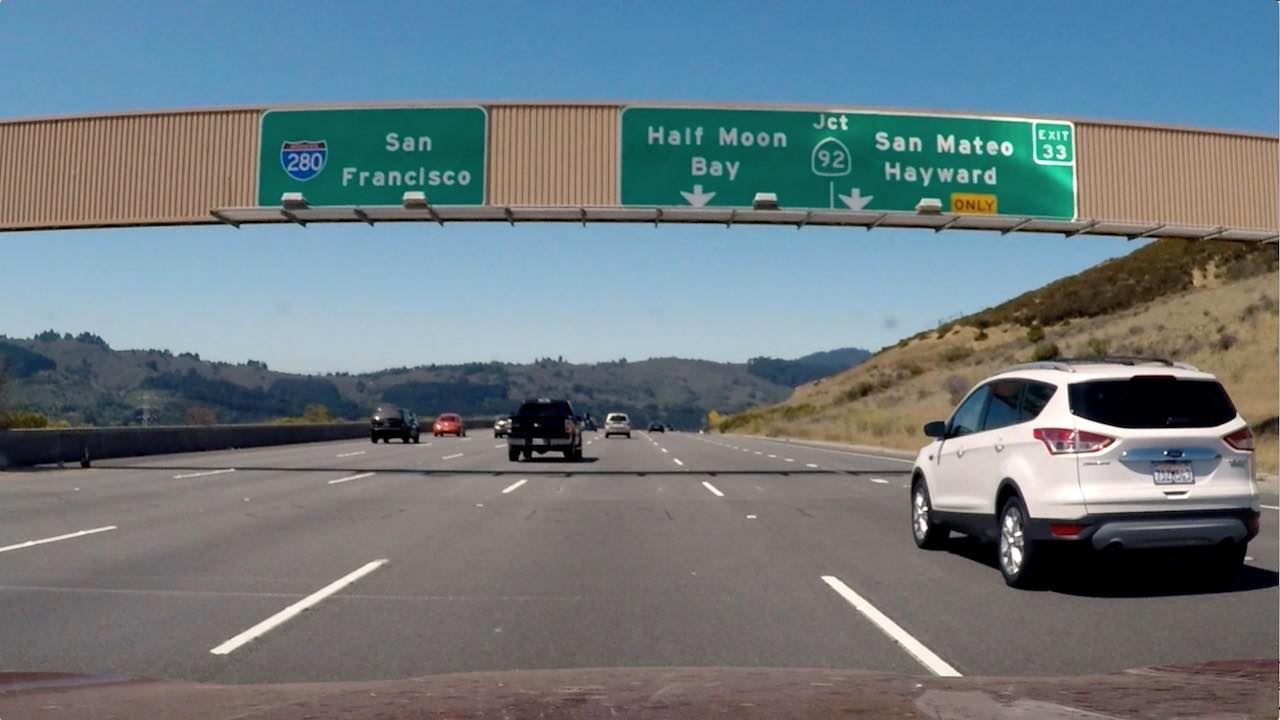
#> input picture test_image.png, 1280 x 720 px
$ python -i visualizer.py   (imports and definitions only)   (older library calls are emulated)
#> lines starting #> are read from the running program, lines starting #| are printed output that depends on the picture
### image_processing.py
import cv2
import numpy as np

def sobel_operator(gray, orient='x', sobel_kernel=3, thresh=(0, 255)):
    """
    Performs sobel operator in x or y direction
    :param gray: Input grayscale image
    :param orient: Either performs sobel operator in 'x' or 'y' direction
    :param sobel_kernel: Kernel size of sobel operator
    :param thresh: Applied lower and upper threshold
    :return: Binary image with sobel operator information
    """

    # Take the derivative in x or y given orient = 'x' or 'y'
    if orient == 'x':
        sobel = cv2.Sobel(gray, cv2.CV_64F, 1, 0, ksize=sobel_kernel)
    else:
        sobel = cv2.Sobel(gray, cv2.CV_64F, 0, 1, ksize=sobel_kernel)

    # Take the absolute value of the derivative or gradient
    abs_sobel = np.absolute(sobel)
    # Scale to 8-bit (0 - 255) then convert to type = np.uint8
    scaled_sobel = np.uint8(255 * abs_sobel / np.max(abs_sobel))
    # Create a mask of 1's where the scaled gradient magnitude
    sobel_binary = np.zeros_like(scaled_sobel)
    sobel_binary[(scaled_sobel >= thresh[0]) & (scaled_sobel <= thresh[1])] = 1
    # Return this mask as binary_output image
    return sobel_binary

def gradient_magnitude(gray, sobel_kernel=3, thresh=(0, 255)):
    """
    Performs gradient magnitude
    :param gray: Input grayscale image
    :param sobel_kernel: Kernel size of sobel operator
    :param thresh: Applied lower and upper threshold
    :return: Binary image with gradient magnitude information
    """
    # Take the gradient in x and y separately
    sobelx = cv2.Sobel(gray, cv2.CV_64F, 1, 0, ksize=sobel_kernel)
    sobely = cv2.Sobel(gray, cv2.CV_64F, 0, 1, ksize=sobel_kernel)
    # Calculate the magnitude
    magn = np.sqrt(sobelx * sobelx + sobely * sobely)
    # Scale to 8-bit (0 - 255) and convert to type = np.uint8
    scaled_magn = np.uint8(255 * magn / np.max(magn))
    # Create a binary mask where mag thresholds are met
    gradient_magnitude_binary = np.zeros_like(scaled_magn)
    gradient_magnitude_binary[(scaled_magn >= thresh[0]) & (scaled_magn <= thresh[1])] = 255
    # Return this mask as your binary_output image
    return gradient_magnitude_binary

def gradient_orientation(gray, sobel_kernel=3, thresh=(0, np.pi / 2)):
    """
    Performs gradient orientation
    :param gray: Input grayscale image
    :param sobel_kernel: Kernel size of sobel operator
    :param thresh: Applied lower and upper threshold
    :return: Binary image with gradient orientation information
    """
    # Take the gradient in x and y separately
    sobelx = cv2.Sobel(gray, cv2.CV_64F, 1, 0, ksize=sobel_kernel)
    sobely = cv2.Sobel(gray, cv2.CV_64F, 0, 1, ksize=sobel_kernel)
    # Take the absolute value of the x and y gradients
    abs_sobelx = np.absolute(sobelx)
    abs_sobely = np.absolute(sobely)
    # Use np.arctan2(abs_sobely, abs_sobelx) to calculate the orientation of the gradient
    orientation = np.arctan2(abs_sobely, abs_sobelx)
    # Create a binary mask where orientation thresholds are met
    gradient_orientation_binary = np.zeros_like(orientation)
    gradient_orientation_binary[(orientation >= thresh[0]) & (orientation <= thresh[1])] = 1
    # Return this mask as your binary_output image
    return gradient_orientation_binary

### visualizer.py
import matplotlib.pyplot as plt
import matplotlib.patches as patches
import numpy as np
import cv2
import image_processing

# [26 lines left out: functions plot_two_images, plot_result, save_image, not called in this run]


def plot_colorspaces(image, save_directory=''):
    # Perform transformations
    original = cv2.cvtColor(image, cv2.COLOR_BGR2RGB)
    gray = cv2.cvtColor(image, cv2.COLOR_BGR2GRAY)
    hls = cv2.cvtColor(image, cv2.COLOR_BGR2HLS)

    f, axarr = plt.subplots(3, 4, figsize=(24, 12))
    f.tight_layout()
    axarr[0, 0].imshow(original)
    axarr[0, 0].set_title('Original', fontsize=20)
    axarr[0, 1].imshow(original[:,:,0], cmap='gray')
    gray = original[:,:,0]
    axarr[0, 1].set_title('Red channel', fontsize=20)
    axarr[0, 2].imshow(original[:,:,1], cmap='gray')
    axarr[0, 2].set_title('Green channel', fontsize=20)
    axarr[0, 3].imshow(original[:,:,2], cmap='gray')
    axarr[0, 3].set_title('Blue channel', fontsize=20)
    axarr[1, 0].imshow(gray, cmap='gray')
    axarr[1, 0].set_title('Gray channel', fontsize=20)
    axarr[1, 1].imshow(hls[:,:,0], cmap='gray')
    axarr[1, 1].set_title('Hue channel', fontsize=20)
    axarr[1, 2].imshow(hls[:,:,1], cmap='gray')
    axarr[1, 2].set_title('Lightness channel', fontsize=20)
    axarr[1, 3].imshow(hls[:,:,2], cmap='gray')
    axarr[1, 3].set_title('Saturation channel', fontsize=20)
    axarr[2, 0].imshow(image_processing.sobel_operator(
        gray,orient='x',thresh=[10,255]), cmap='gray')
    axarr[2, 0].set_title('Sobel x', fontsize=20)
    axarr[2, 1].imshow(image_processing.sobel_operator(
        gray,orient='y',thresh=[30,255]), cmap='gray')
    axarr[2, 1].set_title('Sobel y', fontsize=20)
    axarr[2, 2].imshow(image_processing.gradient_magnitude(
        gray,thresh=[30,255]), cmap='gray')
    axarr[2, 2].set_title('Gradient magnitude', fontsize=20)
    axarr[2, 3].imshow(image_processing.gradient_orientation(
        gray,thresh=[0.7,1.3]
    ), cmap='gray')
    axarr[2, 3].set_title('Gradient orientation', fontsize=20)
    plt.subplots_adjust(left=0., right=1, top=1, bottom=0.)
    plt.show()
    if save_directory:
        f.savefig(save_directory + 'colorspaces')

    plt.close(f)

# [123 lines left out: functions plot_polynomial_fit, plot_two_times_four_images, plot_perspective_transform, plot_histogram, get_result, plot_history, not called in this run]

>>> import cv2
>>> picture = cv2.imread('test_image.png')
#> picture is the input picture: shape (720, 1280, 3); mean B, G, R 127.5, 121.6, 109.2
>>> result = plot_colorspaces(picture)
#> in plot_colorspaces, `hls = cv2.cvtColor(image, cv2.COLOR_BGR2HLS)`: hls: shape (720, 1280, 3); mean of channels 0, 1, 2 60.2, 118.8, 64.7
#> in plot_colorspaces, `gray = original[:,:,0]`:
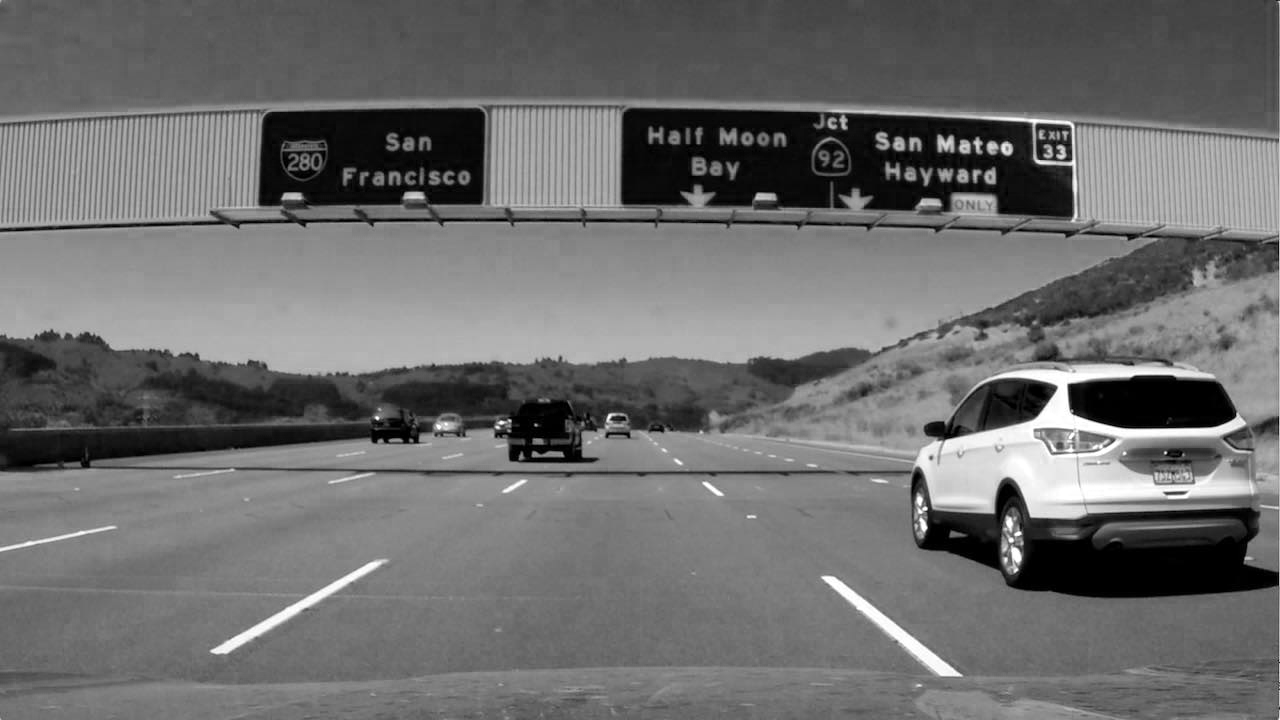
#> gray: shape (720, 1280); min 0, max 255, mean 109.2
#> call 2 of sobel_operator, with orient = 'y', sobel_kernel = 3
#> in sobel_operator (call 2), `sobel = cv2.Sobel(gray, cv2.CV_64F, 0, 1, ksize=sobel_kernel)`:
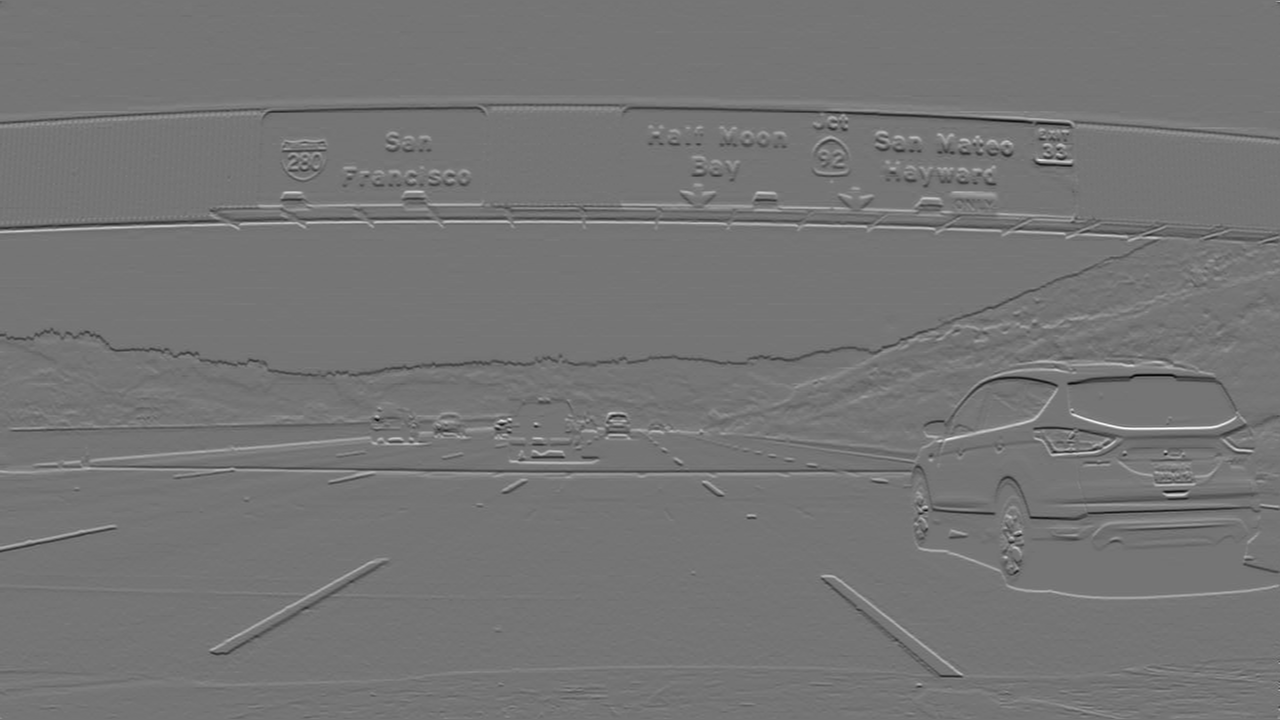
#> sobel: shape (720, 1280) float64; min -796, max 934, mean 0.4; drawn with min black and max white
#> in gradient_magnitude, `magn = np.sqrt(sobelx * sobelx + sobely * sobely)`:
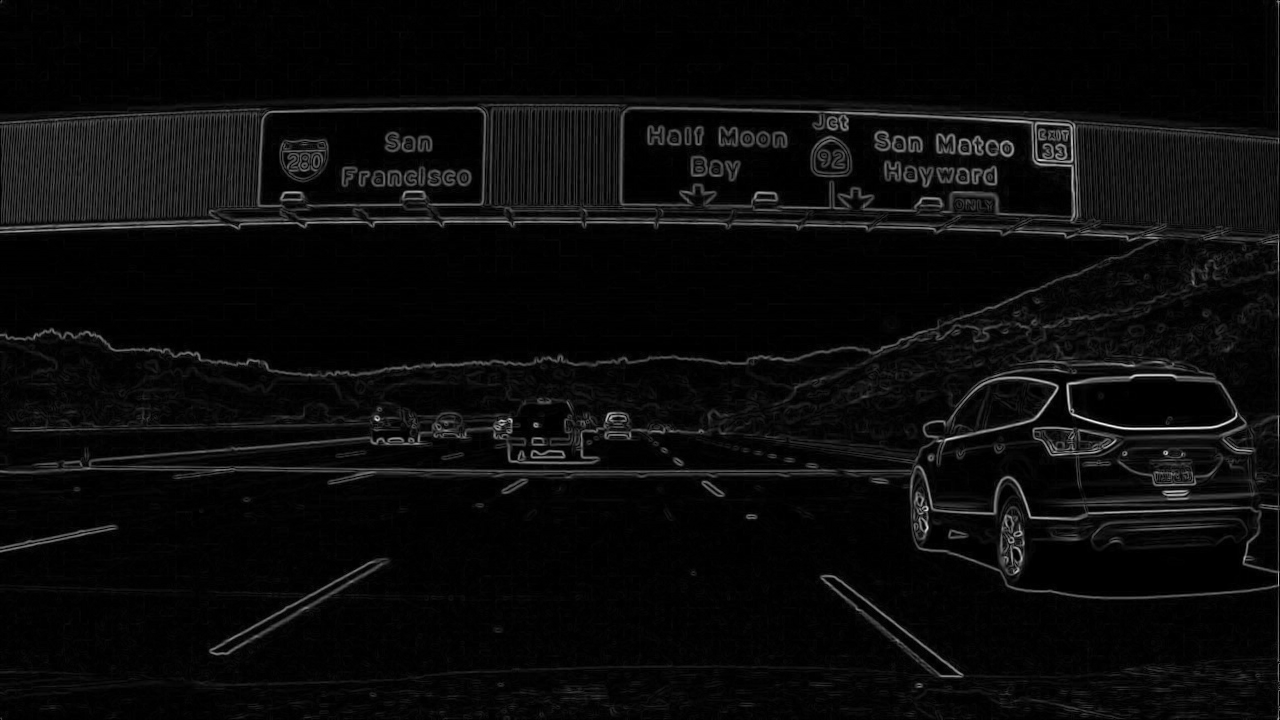
#> magn: shape (720, 1280) float64; min 0, max 934, mean 40; drawn with min black and max white
#> in gradient_orientation, `orientation = np.arctan2(abs_sobely, abs_sobelx)`:
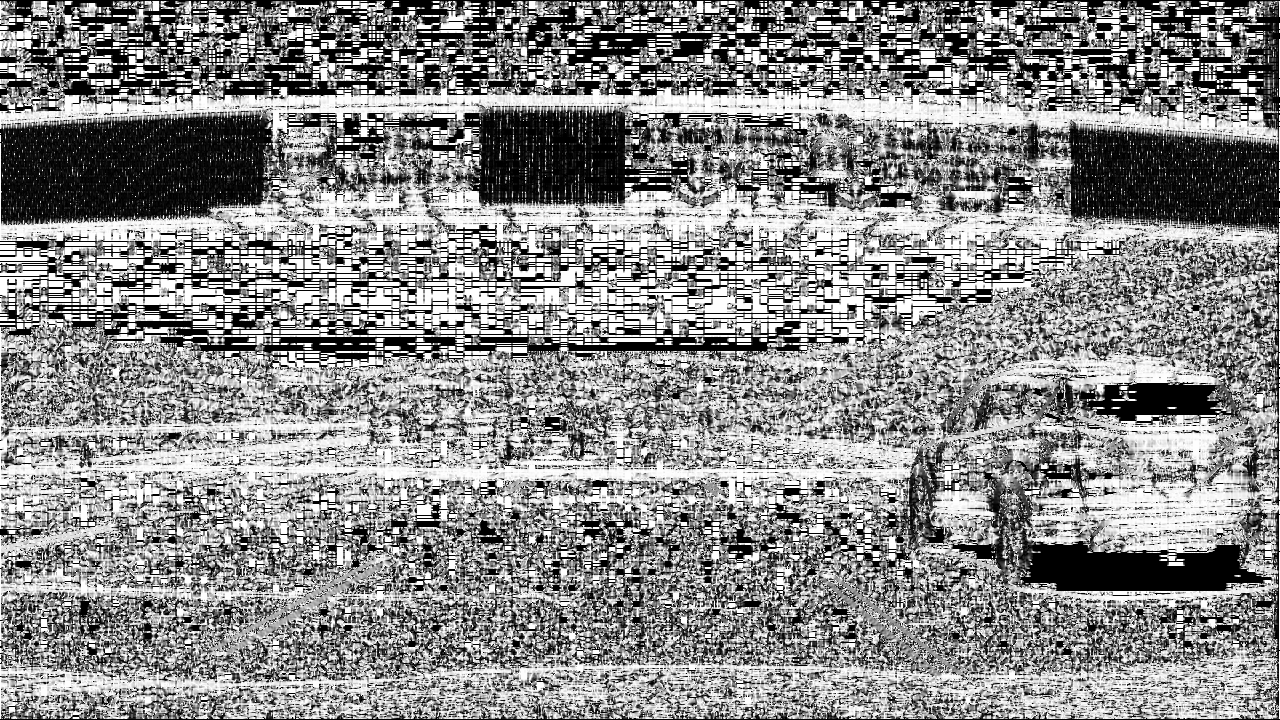
#> orientation: shape (720, 1280) float64; min 0, max 1.57, mean 0.85; drawn with min black and max white
#> in plot_colorspaces, `plt.show()`:
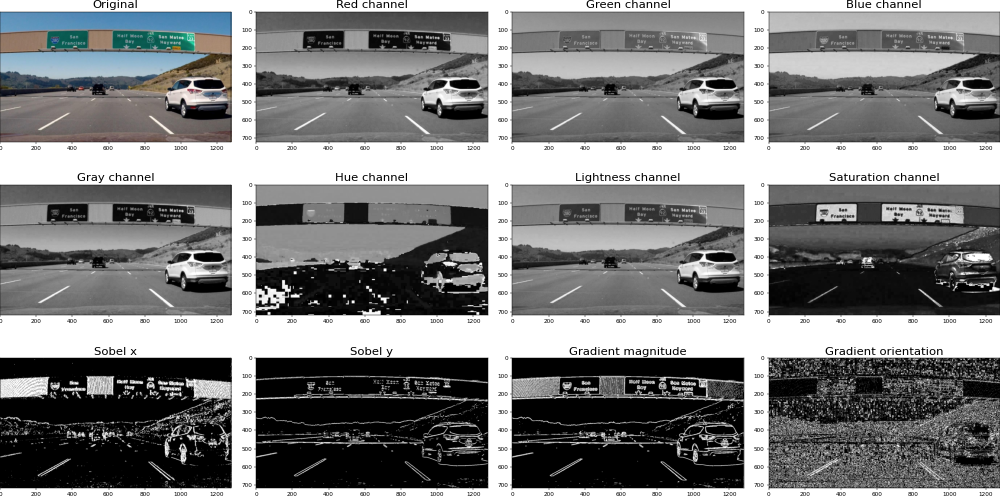
#> figure drawn by matplotlib, 12 panels
